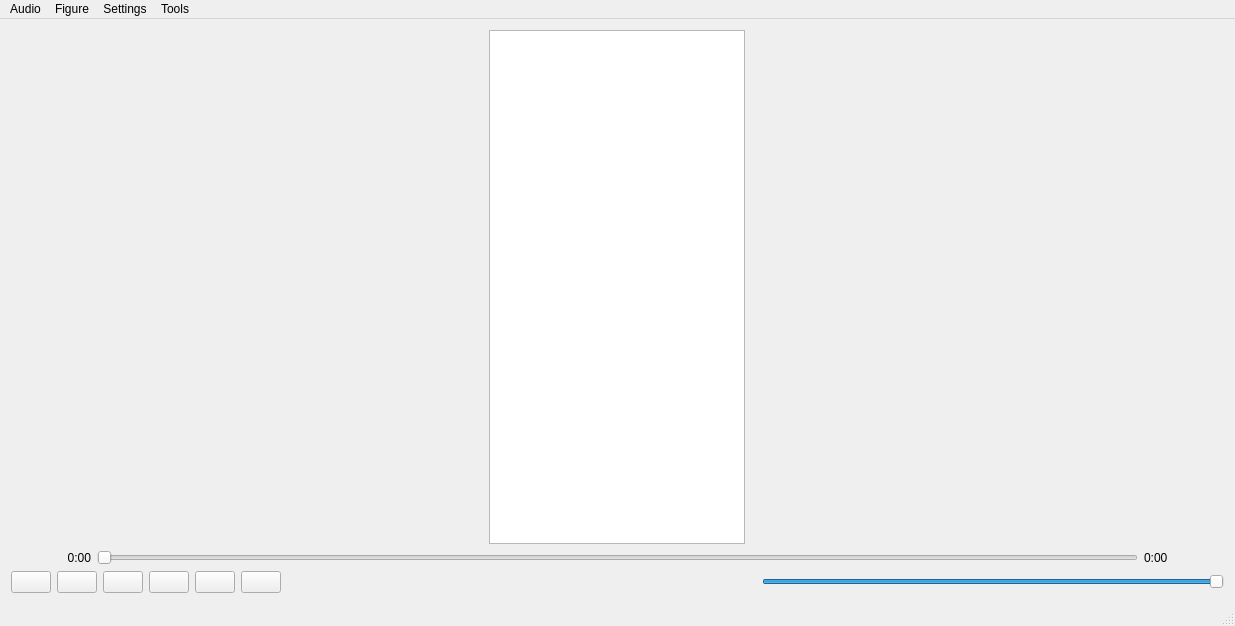
<?xml version="1.0" encoding="UTF-8"?>
<ui version="4.0">
 <class>MainWindow</class>
 <widget class="QMainWindow" name="MainWindow">
  <property name="geometry">
   <rect>
    <x>0</x>
    <y>0</y>
    <width>1235</width>
    <height>626</height>
   </rect>
  </property>
  <property name="minimumSize">
   <size>
    <width>500</width>
    <height>300</height>
   </size>
  </property>
  <property name="windowTitle">
   <string>Audio Filter</string>
  </property>
  <widget class="QWidget" name="centralWidget">
   <property name="sizePolicy">
    <sizepolicy hsizetype="Maximum" vsizetype="Maximum">
     <horstretch>0</horstretch>
     <verstretch>0</verstretch>
    </sizepolicy>
   </property>
   <layout class="QVBoxLayout" name="verticalLayout">
    <item>
     <layout class="QHBoxLayout" name="horizontalLayout">
      <item>
       <widget class="QListView" name="playlistView">
        <property name="sizePolicy">
         <sizepolicy hsizetype="Fixed" vsizetype="Expanding">
          <horstretch>0</horstretch>
          <verstretch>0</verstretch>
         </sizepolicy>
        </property>
        <property name="acceptDrops">
         <bool>true</bool>
        </property>
        <property name="showDropIndicator" stdset="0">
         <bool>true</bool>
        </property>
        <property name="dragDropMode">
         <enum>QAbstractItemView::DropOnly</enum>
        </property>
        <property name="defaultDropAction">
         <enum>Qt::CopyAction</enum>
        </property>
        <property name="alternatingRowColors">
         <bool>true</bool>
        </property>
        <property name="uniformItemSizes">
         <bool>true</bool>
        </property>
       </widget>
      </item>
      <item>
       <layout class="QVBoxLayout" name="pltlayout"/>
      </item>
     </layout>
    </item>
    <item>
     <layout class="QHBoxLayout" name="horizontalLayout_4">
      <item>
       <widget class="QLabel" name="currentTimeLabel">
        <property name="minimumSize">
         <size>
          <width>80</width>
          <height>0</height>
         </size>
        </property>
        <property name="text">
         <string>0:00</string>
        </property>
        <property name="alignment">
         <set>Qt::AlignRight|Qt::AlignTrailing|Qt::AlignVCenter</set>
        </property>
       </widget>
      </item>
      <item>
       <widget class="QSlider" name="timeSlider">
        <property name="orientation">
         <enum>Qt::Horizontal</enum>
        </property>
       </widget>
      </item>
      <item>
       <widget class="QLabel" name="totalTimeLabel">
        <property name="minimumSize">
         <size>
          <width>80</width>
          <height>0</height>
         </size>
        </property>
        <property name="text">
         <string>0:00</string>
        </property>
        <property name="alignment">
         <set>Qt::AlignLeading|Qt::AlignLeft|Qt::AlignVCenter</set>
        </property>
       </widget>
      </item>
     </layout>
    </item>
    <item>
     <layout class="QHBoxLayout" name="horizontalLayout_5">
      <item>
       <widget class="QPushButton" name="previousButton">
        <property name="text">
         <string/>
        </property>
        <property name="icon">
         <iconset>
          <normaloff>assets/images/control-skip-180.png</normaloff>assets/images/control-skip-180.png</iconset>
        </property>
       </widget>
      </item>
      <item>
       <widget class="QPushButton" name="playButton">
        <property name="text">
         <string/>
        </property>
        <property name="icon">
         <iconset>
          <normaloff>assets/images/control.png</normaloff>assets/images/control.png</iconset>
        </property>
       </widget>
      </item>
      <item>
       <widget class="QPushButton" name="pauseButton">
        <property name="text">
         <string/>
        </property>
        <property name="icon">
         <iconset>
          <normaloff>assets/images/control-pause.png</normaloff>assets/images/control-pause.png</iconset>
        </property>
       </widget>
      </item>
      <item>
       <widget class="QPushButton" name="stopButton">
        <property name="text">
         <string/>
        </property>
        <property name="icon">
         <iconset>
          <normaloff>assets/images/control-stop-square.png</normaloff>assets/images/control-stop-square.png</iconset>
        </property>
       </widget>
      </item>
      <item>
       <widget class="QPushButton" name="nextButton">
        <property name="text">
         <string/>
        </property>
        <property name="icon">
         <iconset>
          <normaloff>assets/images/control-skip.png</normaloff>assets/images/control-skip.png</iconset>
        </property>
       </widget>
      </item>
      <item>
       <widget class="QPushButton" name="viewButton">
        <property name="text">
         <string/>
        </property>
        <property name="icon">
         <iconset>
          <normaloff>assets/images/application-image.png</normaloff>assets/images/application-image.png</iconset>
        </property>
        <property name="checkable">
         <bool>true</bool>
        </property>
       </widget>
      </item>
      <item>
       <spacer name="horizontalSpacer">
        <property name="orientation">
         <enum>Qt::Horizontal</enum>
        </property>
        <property name="sizeHint" stdset="0">
         <size>
          <width>40</width>
          <height>20</height>
         </size>
        </property>
       </spacer>
      </item>
      <item>
       <widget class="QLabel" name="label">
        <property name="text">
         <string/>
        </property>
        <property name="pixmap">
         <pixmap>assets/images/speaker-volume.png</pixmap>
        </property>
       </widget>
      </item>
      <item>
       <widget class="QSlider" name="volumeSlider">
        <property name="maximum">
         <number>100</number>
        </property>
        <property name="value">
         <number>100</number>
        </property>
        <property name="orientation">
         <enum>Qt::Horizontal</enum>
        </property>
       </widget>
      </item>
     </layout>
    </item>
   </layout>
  </widget>
  <widget class="QMenuBar" name="menuBar">
   <property name="geometry">
    <rect>
     <x>0</x>
     <y>0</y>
     <width>1235</width>
     <height>26</height>
    </rect>
   </property>
   <widget class="QMenu" name="menuFIle">
    <property name="title">
     <string>Audio</string>
    </property>
    <addaction name="open_file_action"/>
    <addaction name="output_file_action"/>
   </widget>
   <widget class="QMenu" name="menuSettings">
    <property name="title">
     <string>Settings</string>
    </property>
    <addaction name="default_action"/>
    <addaction name="actionClear_Axes"/>
   </widget>
   <widget class="QMenu" name="menuDraw">
    <property name="title">
     <string>Figure</string>
    </property>
    <addaction name="clearall_action"/>
    <addaction name="save_action"/>
   </widget>
   <widget class="QMenu" name="menuFunction">
    <property name="title">
     <string>Tools</string>
    </property>
    <addaction name="add_noise_action"/>
    <addaction name="fit_filt_action"/>
    <addaction name="actionSTFT"/>
   </widget>
   <addaction name="menuFIle"/>
   <addaction name="menuDraw"/>
   <addaction name="menuSettings"/>
   <addaction name="menuFunction"/>
  </widget>
  <widget class="QStatusBar" name="statusBar"/>
  <action name="open_file_action">
   <property name="text">
    <string>Open Audio</string>
   </property>
  </action>
  <action name="output_file_action">
   <property name="text">
    <string>Output Audio</string>
   </property>
  </action>
  <action name="default_action">
   <property name="text">
    <string>Default Value</string>
   </property>
  </action>
  <action name="clearall_action">
   <property name="text">
    <string>Clear All</string>
   </property>
  </action>
  <action name="add_noise_action">
   <property name="text">
    <string>Add Noise</string>
   </property>
  </action>
  <action name="fit_filt_action">
   <property name="text">
    <string>Fit Filt</string>
   </property>
  </action>
  <action name="actionClear_Axes">
   <property name="checkable">
    <bool>true</bool>
   </property>
   <property name="checked">
    <bool>true</bool>
   </property>
   <property name="text">
    <string>Clear Axes</string>
   </property>
  </action>
  <action name="save_action">
   <property name="text">
    <string>Save Image</string>
   </property>
  </action>
  <action name="actionSTFT">
   <property name="text">
    <string>STFT</string>
   </property>
  </action>
 </widget>
 <layoutdefault spacing="6" margin="11"/>
 <resources/>
 <connections/>
</ui>
